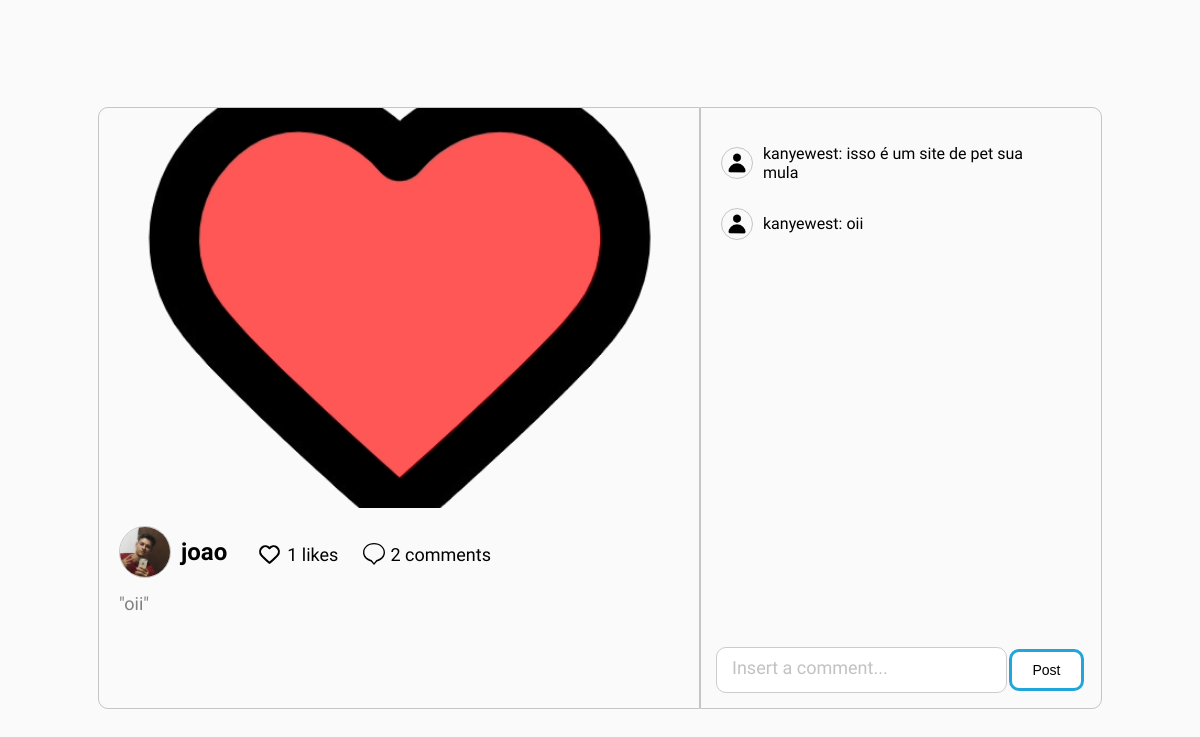
The app's page /post/14/ with its own data.
### myapp/models.py (models this page shows, shortened)
class Post(models.Model):
    user_profile = models.ForeignKey(UserProfile, on_delete=models.CASCADE, null=True)
    user = models.ForeignKey(User, on_delete=models.CASCADE, null=True, blank=True)
    image = models.ImageField(null=True, upload_to='images/')
    description = models.CharField(max_length=500, null=True, blank=True)
    date = models.DateTimeField(auto_now_add=True)
    likes = models.IntegerField(default=0)
    comment = models.IntegerField(default=0)
    who_liked = models.ManyToManyField(User, related_name='liked_posts', blank=True)

class UserProfile(models.Model):
    user = models.OneToOneField(User, on_delete=models.CASCADE)
    profile_image = models.ImageField(upload_to='images/', default='images/defaultuser.png')
    bio = models.CharField(max_length=100, null=True, blank=True)

class User(AbstractUser):
    SPECIES_CHOICES = [
        ('dog', 'Dog'),
        ('cat', 'Cat'),
        ('bird', 'Bird'),
        ('fish', 'Fish'),
        ('rabbit', 'Rabbit'),
        ('hamster', 'Hamster'),
        ('turtle', 'Turtle'),
        ('horse', 'Horse'),
        ('snake', 'Snake'),
        ('lizard', 'Lizard'),
        ('pig', 'Pig'),
        ('monkey', 'Monkey'),
        ('other', 'Other'),
    ]
    profile_image = models.ImageField(null=True, blank=True, upload_to='images/')
    phone = models.CharField(max_length=20, null=True, blank=True)
    address = models.CharField(max_length=50, null=True, blank=True)
    amount_of_followers = models.IntegerField(default=0)
    amount_of_following = models.IntegerField(default=0)
    followers = models.ManyToManyField('self', blank=True, symmetrical=False)
    following = models.ManyToManyField('self', blank=True, symmetrical=False, related_name='following_user')
    species = models.CharField(max_length=10, choices=SPECIES_CHOICES, null=True, blank=True)

class Comment(models.Model):
    user = models.ForeignKey(User, on_delete=models.CASCADE)
    user_profile = models.ForeignKey(UserProfile, on_delete=models.CASCADE, null=True)
    post = models.ForeignKey(Post, on_delete=models.CASCADE, related_name='comments')
    comment = models.CharField(max_length=100, null=True, blank=True)
    date = models.DateTimeField(auto_now_add=True)

### myapp/views.py (the view)
# urls.py: path('post/<str:post_id>/', views.post_details, name='post_details'),
def post_details (request, post_id):
    post = Post.objects.get(id=post_id)
    comments = Comment.objects.filter(post=post)
    return render(request, 'post_details.html', {'post': post, 'comments': comments})

### myapp/templates/post_details.html (shortened to what this page needs)
{% extends "base.html" %}
{% block content %}
<!DOCTYPE html>
<html lang="en">
<head>
    {% load static %}
    <link rel="stylesheet" href="{% static 'postdetail.css' %}">
</head>
<body>
    <div class = "post_details">
        <div class = "test">
            <div class = "post_image_and_likes">
                <div class = img_container><img id = "post_image" src = "{{ post.image.url }}" alt=""></div>
                <div class = "post_info">
                    <div id = "user">
                        <img id = "main_image" src="{{ post.user_profile.profile_image.url }}" alt="">
                        <strong>{{ post.user.username }}</strong>
                        <div class = "like_post">
                            {% if post.id in liked_posts %}
                                <a href="{% url 'like_post' post.id %}">
                                    <img id = "heart" src="{% static 'img/test.png' %}" alt="">
                                </a>
                            {% else %}
                                <a href="{% url 'like_post' post.id %}">
                                    <img id = "heart" src="{% static 'img/heart_black.svg' %}" alt="">
                                </a>
                            {% endif %}
                            <p id = "amount_likes">{{ post.likes}} likes</p>
                        </div>
                        <div class = "like_post">
                                <img id = "comment" src="{% static 'img/comment_black.svg' %}" alt="">
                            <p id = "amount_likes"> {{ post.comment }} comments</p>
                        </div>
                    </div>
                    <p id = "post_desc">"{{post.description}}"</p>
                </div>
            </div>
            <div class = "post_comments">
                <div class = "all_comments">
                    {% for comment in comments %}
                    <div id = "user">
                        <img id = "profile_image" src="{{ comment.user_profile.profile_image.url }}" alt="">
                            <p id =  "comment_info">  {{ comment.user.username }}: {{ comment.comment }}  </p>
                    </div>
                    {% endfor %}
                </div>
                <div class = "insert_new_comment">
                    <form method="post" method="POST" enctype="multipart/form-data" id="post-form">
                            <input type="text" name="comment" placeholder="Insert a comment..." required value="{{ form.username.value|default:'' }}">
                        <br>
                        <button type="submit">Post</button>
                    </form>
                </div>
            </div>
        </div>
    </div>
</body>
</html>
{% endblock %}

### myapp/static/postdetail.css (style rules this page uses)
#profile_image { border: 1px solid rgb(198, 197, 197); width: 30px; height: 30px; border-radius: 50%; }
.test { display: flex; flex-direction: row; align-items: center; justify-content: center; }
.post_details { display: flex; height: 100vh; justify-content: center; }
.post_image_and_likes { border-bottom-left-radius: 10px; border-top-left-radius: 10px; width:600px; height:600px; border: 1px solid rgb(198, 197, 197); display: flex; flex-direction: column; align-items: baseline; justify-content: center; }
.post_comments { height: 600px; width: 400px; border: 1px solid rgb(198, 197, 197); display: flex; flex-direction: column; justify-content: flex-end; border-top-right-radius: 10px; border-bottom-right-radius: 10px; }
.all_comments { padding: 20px; overflow: auto; height: 88%; width: 88%; }
#user { display: flex; flex-direction: row; align-items: center; justify-content: flex-start; }
.img_container { border: 1px solidrgb(198, 197, 197); width: 100%; height:400px; }
#post_image { object-fit: cover; width: 100%; height: 100%; border-top-left-radius: 10px; }
strong { position: relative; left: 10px; font-size: 24px; }
#main_image { border: 1px solid rgb(198, 197, 197); width: 50px; height: 50px; border-radius: 50%; }
.post_info { border-bottom-left-radius: 10px; padding-left: 20px; width: 95%; height: 300px; overflow: auto; }
form { padding:15px; }
#post_desc { word-wrap: break-word; position: relative; color: grey; font-size: 18px; bottom: 20px; }
p { width: 95%; }
#heart { width :25px; }
#comment { position: relative; width: 22px; bottom: 3px; }
.like_post { display: flex; flex-direction: row; align-items: center; justify-content: flex-start; padding: 15px; position: relative; top: 5px; left: 25px; }
#amount_likes { position: relative; left: 5px; font-size: 18px; bottom: 2px; }
button { margin: auto; border-radius: 10px; border: 3px solid #20a6db; background-color: #ffffff; font-size: 14px; padding: 10px 20px; cursor: pointer; position: relative; }
input::placeholder { font-family: 'Afacad', sans-serif; font-size: 18px; color: #c2c2c2; opacity: 1; }
form input { width: 70%; padding: 15px; border: 1px solid #CCC; border-radius: 10px; font-size: 12px; color: #333; }
form { display: flex; padding: 15px }
#comment_info { width:85%; word-wrap: break-word; position: relative; left: 10px; }

### myapp/templates/base.html (style rules this page uses)
body, pre { background-color: #fafafa; font-family: 'Afacad', sans-serif; }

### records on screen
Post: image (picture), user_profile.profile_image (picture), user.username "joao", likes "1", comment "2", description "oii"
Comment: user_profile.profile_image (placeholder picture), user.username "kanyewest", comment "isso é um site de pet sua mula"
Comment: user_profile.profile_image (placeholder picture), user.username "kanyewest", comment "oii"
